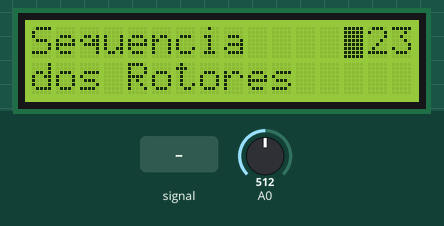
Bench run of a sketch on a simulated Arduino Uno, built with avr-gcc and run on an emulated ATmega328P. On the bench: 16×2 character LCD. The inputs (shaded band) are chosen by the test bench; at power-on: A0 = 512. What the sketch prints to the serial monitor is not drawn.

Above: at 1.7 s.
1.8 s: A0 fed a 200 Hz sine of ±460 counts around its level
At 2.41 s:
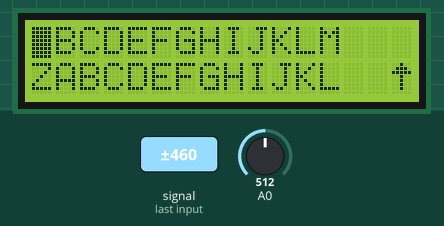
4.0 s: A0 set to 590
5.7 s: A0 set to 617
At 6.9 s:
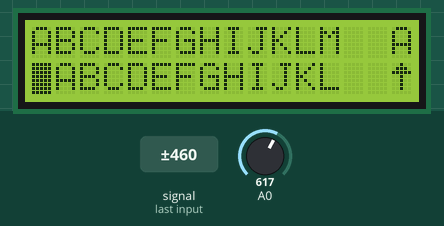
7.2 s: A0 set to 90
At 7.5 s:
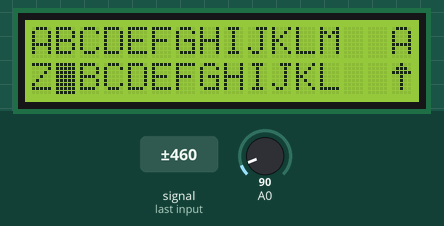
8.9 s: A0 set to 716
At 9.9 s:
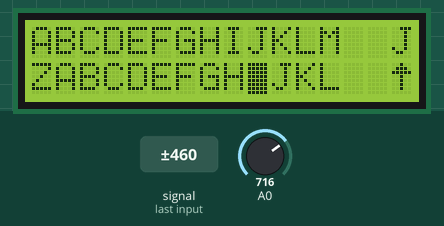
Timing chart, 0 to 11.9 s (numbered marks = the images above; inputs shaded):
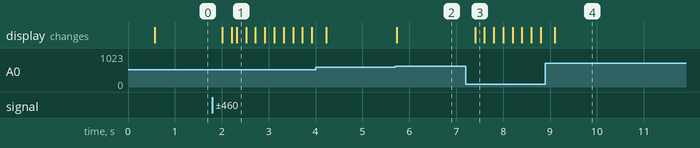

The sketch:

EnigmaMachine.ino
```cpp
#include <LiquidCrystal.h>

LiquidCrystal lcd(8, 9, 4, 5, 6, 7);

//Usado como base os rotores do modelo German Railway (Rocket) de 1941:
//https://en.wikipedia.org/wiki/Enigma_rotor_details
char* Rotor1[] = {"ABCDEFGHIJKLMNOPQRSTUVWXYZ","JGDQOXUSCAMIFRVTPNEWKBLZYH"};
char* Rotor2[] = {"ABCDEFGHIJKLMNOPQRSTUVWXYZ","NTZPSFBOKMWRCJDIVLAEYUXHGQ"};
char* Rotor3[] = {"ABCDEFGHIJKLMNOPQRSTUVWXYZ","JVIUBHTCDYAKEQZPOSGXNRMWFL"};
char* Rotor4[] = {"ABCDEFGHIJKLMNOPQRSTUVWXYZ","QYHOGNECVPUZTFDJAXWMKISRBL"};
char* Rotor5[] = {"ABCDEFGHIJKLMNOPQRSTUVWXYZ","QWERTZUIOASDFGHJKPYXCVBNML"};

char* RotorNumeroUm[2];
char* RotorNumeroDois[2];
char* RotorNumeroTres[2];

int valorDelay = 200;

int PosicaoX, PosicaoY;

int PosicaoUm = 1, PosicaoDois = 2, PosicaoTres = 3;
int LetraUm = 3, LetraDois = 7, LetraTres = 12;

char alfabetoCompleto[30] = "ABCDEFGHIJKLMNOPQRSTUVWXYZ";

int numeroPaginaLCD = 1;
int montaPagina = 0;

char alfabetoLinha1[15] = "ABCDEFGHIJKLM";
char alfabetoLinha2[15] = "NOPQRSTUVWXYZ";

byte Seta[8] = {
        B00100,
        B01110,
        B11111,
        B00100,
        B00100,
        B00100,
        B00100,
};

void setup() {
    Serial.begin(9600);//Serial.print(PosicaoX);
    lcd.begin(16, 2);
    lcd.createChar(0, Seta);
    apresentacao();
    delay(500);
}

void loop() {

   //######################################
   //## Pagina Numero Rotores
   //## numeroPaginaLCD = 1
   //######################################

   if (numeroPaginaLCD == 1) {
       if (montaPagina == 0) {
          PosicaoX = 13;
          lcd.clear();
          sequenciaDosRotores();
          montaPagina = 1;
       }
       int botao;
       botao = analogRead(0);
       if (botao < 100) { //Direita
          if (PosicaoX < 15) {
            PosicaoX = PosicaoX + 1;
            delay(valorDelay);
          }
       } else if (botao < 200) { //Acima
          mudaRotor(1);
          delay(valorDelay);
       } else if (botao < 400) { //Abaixo
          mudaRotor(-1);
          delay(valorDelay);
       }  else if (botao < 600) { //Esquerda
          if (PosicaoX > 13) {
            PosicaoX = PosicaoX - 1;
            delay(valorDelay);
          }
       } else if (botao < 800) { //Select
          if ((PosicaoUm == PosicaoDois) || (PosicaoDois == PosicaoTres) || (PosicaoUm == PosicaoTres)) {
            lcd.noBlink();
            lcd.setCursor(12,1);
            lcd.print("erro");
            delay(1000);
            lcd.setCursor(12,1);
            lcd.print("    ");
            lcd.blink();
          } else {
            numeroPaginaLCD = numeroPaginaLCD + 1;
            montaPagina = 0;
          }
          delay(valorDelay);
       }
       lcd.setCursor(PosicaoX,0);
   } //fim numeroPaginaLCD == 1

   //######################################
   //## Pagina Sequencia Inicial
   //## numeroPaginaLCD = 2
   //######################################

   if (numeroPaginaLCD == 2) {
       if (montaPagina == 0) {
          PosicaoX = 13;
          lcd.clear();
          sequenciaInicial();
          montaPagina = 1;
       }
       int botao;
       botao = analogRead(0);
       if (botao < 100) { //Direita
          if (PosicaoX < 15) {
            PosicaoX = PosicaoX + 1;
            delay(valorDelay);
          }
       } else if (botao < 200) { //Acima
          mudaLetra(1);
          delay(valorDelay);
       } else if (botao < 400) { //Abaixo
          mudaLetra(-1);
          delay(valorDelay);
       } else if (botao < 600) { //Esquerda
          if (PosicaoX > 13) {
            PosicaoX = PosicaoX - 1;
            delay(valorDelay);
          }
       } else if (botao < 800) { //Select
          numeroPaginaLCD = numeroPaginaLCD + 1;
          montaPagina = 0;
          delay(valorDelay);
       }
       lcd.setCursor(PosicaoX,0);
   } //fim numeroPaginaLCD == 2

   //######################################
   //## Pagina Alfabeto
   //## numeroPaginaLCD = 3
   //######################################

   if (numeroPaginaLCD == 3) {
       if (montaPagina == 0) {
          PosicaoX = 0;
          PosicaoY = 0;
          lcd.clear();
          configuraEnigmaMachine();
          exibeAlfabeto();
          montaPagina = 1;
       }
       int botao;
       botao = analogRead(0);  //Leitura do valor da porta analógica A0
       if (botao < 100) {
        //Direita
        if (PosicaoX < 12) {
          PosicaoX = PosicaoX + 1;
          delay(valorDelay);
        }
       }
       else if (botao < 200) {
        //Acima
        if (PosicaoY == 1) {
          PosicaoY = PosicaoY - 1;
          delay(valorDelay);
        }
       }
       else if (botao < 400){
        //Abaixo
        if (PosicaoY == 0) {
          PosicaoY = PosicaoY + 1;
          delay(valorDelay);
        }
       }
       else if (botao < 600){
        //Esquerda
        if (PosicaoX > 0) {
          PosicaoX = PosicaoX - 1;
          delay(valorDelay);
        }
       }
       else if (botao < 800){
        //Select
        lcd.setCursor(15,0);
        criptoDescripto(PosicaoX,PosicaoY);
       }
       lcd.setCursor(PosicaoX,PosicaoY);
   } //fim numeroPaginaLCD == 3
}

void apresentacao() {
  lcd.setCursor(00,00);lcd.print(" Maquina Enigma");
  lcd.setCursor(00,01);lcd.print("   Versao 1.0");
}

void sequenciaDosRotores() {
  lcd.setCursor(00,00);lcd.print("Sequencia    ");
  lcd.print(PosicaoUm);
  lcd.print(PosicaoDois);
  lcd.print(PosicaoTres);
  lcd.setCursor(00,01);lcd.print("dos Rotores");
  lcd.blink();
}

void mudaRotor(int n) {
  lcd.noBlink();
  if (PosicaoX == 13){
      PosicaoUm = PosicaoUm + n;
      if (PosicaoUm < 1) {
        PosicaoUm = 1;
      } else if (PosicaoUm > 5) {
        PosicaoUm = 5;
      }
      lcd.print(PosicaoUm);
  } else if (PosicaoX == 14){
      PosicaoDois = PosicaoDois + n;
      if (PosicaoDois < 1) {
        PosicaoDois = 1;
      } else if (PosicaoDois > 5) {
        PosicaoDois = 5;
      }
      lcd.print(PosicaoDois);
  } else {
      PosicaoTres = PosicaoTres + n;
      if (PosicaoTres < 1) {
        PosicaoTres = 1;
      } else if (PosicaoTres > 5) {
        PosicaoTres = 5;
      }
      lcd.print(PosicaoTres);
  }
  lcd.setCursor(PosicaoX,0);
  lcd.blink();
}

void sequenciaInicial() {
  lcd.setCursor(00,00);lcd.print("Sequencia    ");
  lcd.print(alfabetoCompleto[LetraUm]);
  lcd.print(alfabetoCompleto[LetraDois]);
  lcd.print(alfabetoCompleto[LetraTres]);
  lcd.setCursor(00,01);lcd.print("Inicial");
  lcd.blink();
}

void mudaLetra(int n) {
  lcd.noBlink();
  if (PosicaoX == 13){
      LetraUm = LetraUm + n;
      if (LetraUm < 0) {
        LetraUm = 25;
      } else if (LetraUm > 25) {
        LetraUm = 0;
      }
      lcd.print(alfabetoCompleto[LetraUm]);
  } else if (PosicaoX == 14){
      LetraDois = LetraDois + n;
      if (LetraDois < 0) {
        LetraDois = 25;
      } else if (LetraDois > 25) {
        LetraDois = 0;
      }
      lcd.print(alfabetoCompleto[LetraDois]);
  } else {
      LetraTres = LetraTres + n;
      if (LetraTres < 0) {
        LetraTres = 25;
      } else if (LetraTres > 25) {
        LetraTres = 0;
      }
      lcd.print(alfabetoCompleto[LetraTres]);
  }
  lcd.setCursor(PosicaoX,0);
  lcd.blink();
}

void exibeAlfabeto() {
  lcd.setCursor(00,00);lcd.print("ABCDEFGHIJKLM");
  lcd.setCursor(00,01);lcd.print("NOPQRSTUVWXYZ");
  lcd.setCursor(15,01);lcd.write(byte(0));
}

void configuraEnigmaMachine() {
  //Carrega Primeiro Rotor
  if (PosicaoUm == 1) {
    RotorNumeroUm[0] = Rotor1[0];
    RotorNumeroUm[1] = Rotor1[1];
  } else if (PosicaoUm == 2) {
    RotorNumeroUm[0] = Rotor2[0];
    RotorNumeroUm[1] = Rotor2[1];
  } else if (PosicaoUm == 3) {
    RotorNumeroUm[0] = Rotor3[0];
    RotorNumeroUm[1] = Rotor3[1];
  } else if (PosicaoUm == 4) {
    RotorNumeroUm[0] = Rotor4[0];
    RotorNumeroUm[1] = Rotor4[1];
  } else if (PosicaoUm == 5) {
    RotorNumeroUm[0] = Rotor5[0];
    RotorNumeroUm[1] = Rotor5[1];
  }
  //Carrega Segundo Rotor
  if (PosicaoDois == 1) {
    RotorNumeroDois[0] = Rotor1[0];
    RotorNumeroDois[1] = Rotor1[1];
  } else if (PosicaoDois == 2) {
    RotorNumeroDois[0] = Rotor2[0];
    RotorNumeroDois[1] = Rotor2[1];
  } else if (PosicaoDois == 3) {
    RotorNumeroDois[0] = Rotor3[0];
    RotorNumeroDois[1] = Rotor3[1];
  } else if (PosicaoDois == 4) {
    RotorNumeroDois[0] = Rotor4[0];
    RotorNumeroDois[1] = Rotor4[1];
  } else if (PosicaoDois == 5) {
    RotorNumeroDois[0] = Rotor5[0];
    RotorNumeroDois[1] = Rotor5[1];
  }
  //Carrega Terceiro Rotor
  if (PosicaoTres == 1) {
    RotorNumeroTres[0] = Rotor1[0];
    RotorNumeroTres[1] = Rotor1[1];
  } else if (PosicaoTres == 2) {
    RotorNumeroTres[0] = Rotor2[0];
    RotorNumeroTres[1] = Rotor2[1];
  } else if (PosicaoTres == 3) {
    RotorNumeroTres[0] = Rotor3[0];
    RotorNumeroTres[1] = Rotor3[1];
  } else if (PosicaoTres == 4) {
    RotorNumeroTres[0] = Rotor4[0];
    RotorNumeroTres[1] = Rotor4[1];
  } else if (PosicaoTres == 5) {
    RotorNumeroTres[0] = Rotor5[0];
    RotorNumeroTres[1] = Rotor5[1];
  }
  //Posiciona Vetores nas Letras Iniciais
  for (int i=0; i <= 25; i++){
    if (RotorNumeroUm[0][0] == alfabetoCompleto[LetraUm]) {
      break;
    } else {
      moveRotor(RotorNumeroUm);
    }
  }
  for (int i=0; i <= 25; i++){
    if (RotorNumeroDois[0][0] == alfabetoCompleto[LetraDois]) {
      break;
    } else {
      moveRotor(RotorNumeroDois);
    }
  }
  for (int i=0; i <= 25; i++){
    if (RotorNumeroTres[0][0] == alfabetoCompleto[LetraTres]) {
      break;
    } else {
      moveRotor(RotorNumeroTres);
    }
  }
  Serial.print(RotorNumeroUm[0]);
  Serial.print("\n");
  Serial.print(RotorNumeroUm[1]);
  Serial.print("\n");
  Serial.print(RotorNumeroDois[0]);
  Serial.print("\n");
  Serial.print(RotorNumeroDois[1]);
  Serial.print("\n");
  Serial.print(RotorNumeroTres[0]);
  Serial.print("\n");
  Serial.print(RotorNumeroTres[1]);
}

void moveRotor(char** rotor) {
  char primeiraVogal = rotor[0][0];
  char primeiraVogalEspelho = rotor[1][0];
  for (int i=0; i <= 24; i++){
    rotor[0][i] = rotor[0][i+1];
    rotor[1][i] = rotor[1][i+1];
  }
  rotor[0][25] = primeiraVogal;
  rotor[1][25] = primeiraVogalEspelho;
}

void criptoDescripto(int x, int y) {
  //Em desenvolvimento ainda...
  //Incluido essa lógica apenas para testar a tela
  if (y == 0) {
    lcd.print(alfabetoLinha2[x]);
  } else if (y == 1) {
    lcd.print(alfabetoLinha1[x]);
  }
}
```

Measured:
- the behaviour switches between 599 and 600 on A0 (found by bisection; images 1 and 2)
- after the input at 1.8 s, the display: first changes after 0.21 s (image 1 shows a later state)
- after the input at 5.7 s, the display: changes at once (image 2)
- after the input at 7.2 s, the display: changes after 0.20 s (image 3)
- after the input at 8.9 s, the display: changes after 0.20 s (image 4)
